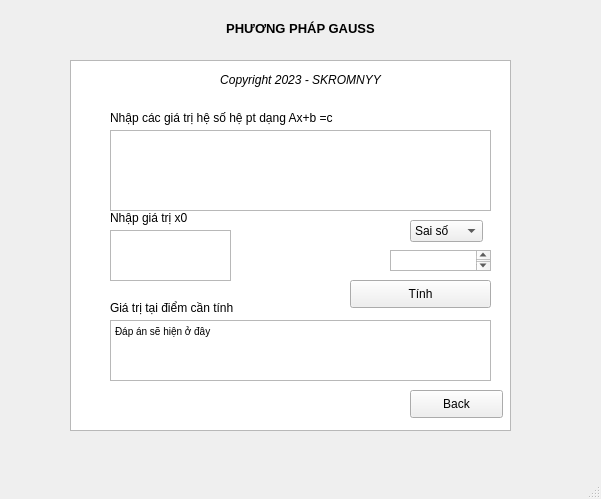
<?xml version="1.0" encoding="UTF-8"?>
<ui version="4.0">
 <class>calcgauss</class>
 <widget class="QMainWindow" name="calcgauss">
  <property name="geometry">
   <rect>
    <x>0</x>
    <y>0</y>
    <width>601</width>
    <height>499</height>
   </rect>
  </property>
  <property name="windowTitle">
   <string>MainWindow</string>
  </property>
  <widget class="QWidget" name="calc_gauss">
   <widget class="QLabel" name="label">
    <property name="geometry">
     <rect>
      <x>0</x>
      <y>20</y>
      <width>601</width>
      <height>16</height>
     </rect>
    </property>
    <property name="font">
     <font>
      <family>Arial</family>
      <pointsize>10</pointsize>
      <weight>75</weight>
      <bold>true</bold>
     </font>
    </property>
    <property name="text">
     <string>PHƯƠNG PHÁP GAUSS</string>
    </property>
    <property name="alignment">
     <set>Qt::AlignCenter</set>
    </property>
   </widget>
   <widget class="QTextBrowser" name="textBrowser">
    <property name="geometry">
     <rect>
      <x>70</x>
      <y>60</y>
      <width>441</width>
      <height>371</height>
     </rect>
    </property>
   </widget>
   <widget class="QLabel" name="label_2">
    <property name="geometry">
     <rect>
      <x>110</x>
      <y>110</y>
      <width>251</width>
      <height>16</height>
     </rect>
    </property>
    <property name="text">
     <string>Nhập các giá trị hệ số hệ pt dạng Ax+b =c</string>
    </property>
   </widget>
   <widget class="QLabel" name="label_4">
    <property name="geometry">
     <rect>
      <x>110</x>
      <y>210</y>
      <width>201</width>
      <height>16</height>
     </rect>
    </property>
    <property name="text">
     <string>Nhập giá trị x0</string>
    </property>
   </widget>
   <widget class="QPushButton" name="tinh">
    <property name="geometry">
     <rect>
      <x>350</x>
      <y>280</y>
      <width>141</width>
      <height>28</height>
     </rect>
    </property>
    <property name="text">
     <string>Tính</string>
    </property>
   </widget>
   <widget class="QPushButton" name="back">
    <property name="geometry">
     <rect>
      <x>410</x>
      <y>390</y>
      <width>93</width>
      <height>28</height>
     </rect>
    </property>
    <property name="text">
     <string>Back</string>
    </property>
   </widget>
   <widget class="QLabel" name="label_5">
    <property name="geometry">
     <rect>
      <x>80</x>
      <y>70</y>
      <width>441</width>
      <height>20</height>
     </rect>
    </property>
    <property name="font">
     <font>
      <italic>true</italic>
     </font>
    </property>
    <property name="text">
     <string>Copyright 2023 - SKROMNYY</string>
    </property>
    <property name="alignment">
     <set>Qt::AlignCenter</set>
    </property>
   </widget>
   <widget class="QTextEdit" name="output">
    <property name="geometry">
     <rect>
      <x>110</x>
      <y>320</y>
      <width>381</width>
      <height>61</height>
     </rect>
    </property>
    <property name="html">
     <string>&lt;!DOCTYPE HTML PUBLIC &quot;-//W3C//DTD HTML 4.0//EN&quot; &quot;http://www.w3.org/TR/REC-html40/strict.dtd&quot;&gt;
&lt;html&gt;&lt;head&gt;&lt;meta name=&quot;qrichtext&quot; content=&quot;1&quot; /&gt;&lt;style type=&quot;text/css&quot;&gt;
p, li { white-space: pre-wrap; }
&lt;/style&gt;&lt;/head&gt;&lt;body style=&quot; font-family:'MS Shell Dlg 2'; font-size:7.8pt; font-weight:400; font-style:normal;&quot;&gt;
&lt;p style=&quot; margin-top:0px; margin-bottom:0px; margin-left:0px; margin-right:0px; -qt-block-indent:0; text-indent:0px;&quot;&gt;Đáp án sẽ hiện ở đây&lt;/p&gt;&lt;/body&gt;&lt;/html&gt;</string>
    </property>
   </widget>
   <widget class="QTextEdit" name="giatritinhgauss">
    <property name="geometry">
     <rect>
      <x>110</x>
      <y>230</y>
      <width>121</width>
      <height>51</height>
     </rect>
    </property>
   </widget>
   <widget class="QLabel" name="label_6">
    <property name="geometry">
     <rect>
      <x>110</x>
      <y>300</y>
      <width>141</width>
      <height>16</height>
     </rect>
    </property>
    <property name="text">
     <string>Giá trị tại điểm cần tính</string>
    </property>
   </widget>
   <widget class="QTextEdit" name="giatriheso">
    <property name="geometry">
     <rect>
      <x>110</x>
      <y>130</y>
      <width>381</width>
      <height>81</height>
     </rect>
    </property>
   </widget>
   <widget class="QTextEdit" name="lanlap">
    <property name="geometry">
     <rect>
      <x>390</x>
      <y>250</y>
      <width>101</width>
      <height>21</height>
     </rect>
    </property>
   </widget>
   <widget class="QComboBox" name="comboBox">
    <property name="geometry">
     <rect>
      <x>410</x>
      <y>220</y>
      <width>73</width>
      <height>22</height>
     </rect>
    </property>
    <item>
     <property name="text">
      <string>Sai số</string>
     </property>
    </item>
    <item>
     <property name="text">
      <string>Lần lặp</string>
     </property>
    </item>
   </widget>
  </widget>
  <widget class="QMenuBar" name="menubar">
   <property name="geometry">
    <rect>
     <x>0</x>
     <y>0</y>
     <width>601</width>
     <height>26</height>
    </rect>
   </property>
  </widget>
  <widget class="QStatusBar" name="statusbar"/>
 </widget>
 <resources/>
 <connections/>
</ui>
